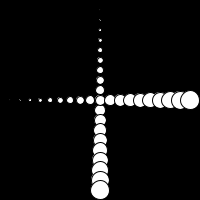
Frame 1 (no input)
Frame 60 (the mouse pressed at the canvas centre just before this capture): identical to frame 1, image omitted
Frame 120 (the mouse held since frame 60 and released just before this capture): identical to frame 1, image omitted

The Processing sketch that drew this single still picture (run headless with seeded random() and noise(); from frame 60 on, the mouse is pressed at the canvas centre):

// Processing sketch: sketch_200902r
// ── sketch_200902r.pde
int y_pos;
int x_pos;

void setup() {
  size(200, 200);
  y_pos = 10;
  x_pos = 10;
  background(0);
}

void draw() {
//控制生成纵轴的图形
  while (y_pos < 200) {
    fill(255);
    ellipse(height/2, y_pos, y_pos*0.1, y_pos*0.1);
    y_pos += 10;
  }//控制生成横轴的图形
  while (x_pos < 200) {
    fill(255);
    ellipse(x_pos, height/2, x_pos*0.1, x_pos*0.1);
    x_pos += 10;
  }
}
